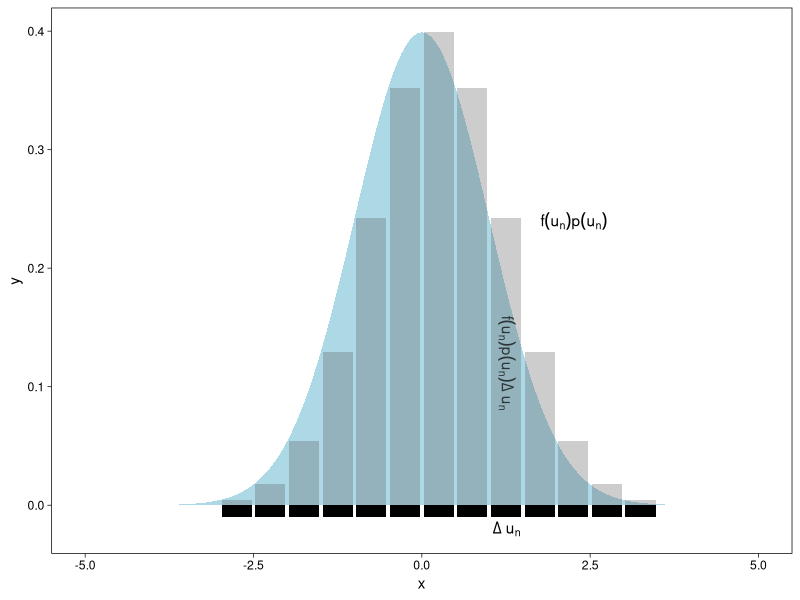
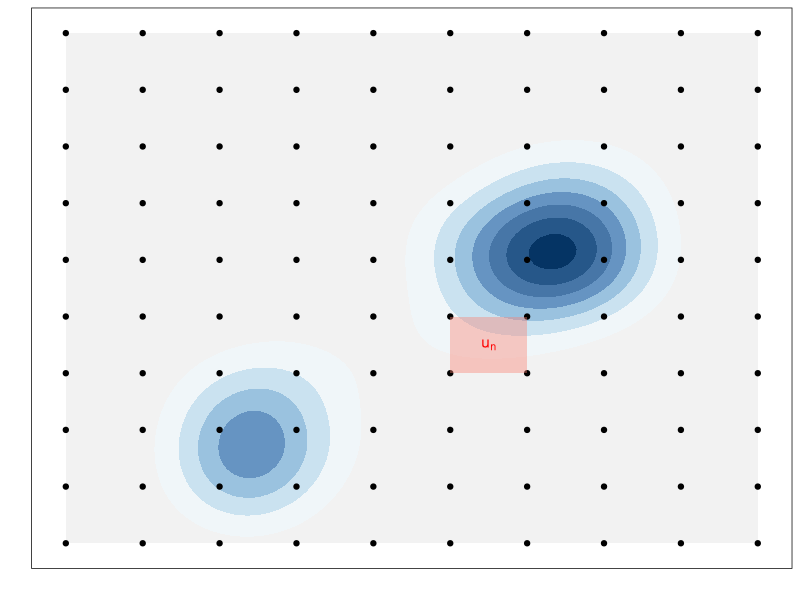
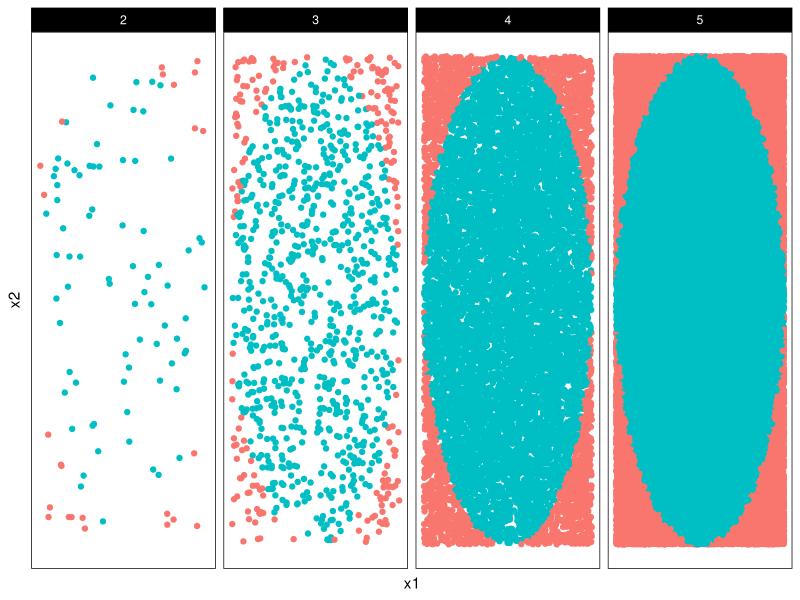
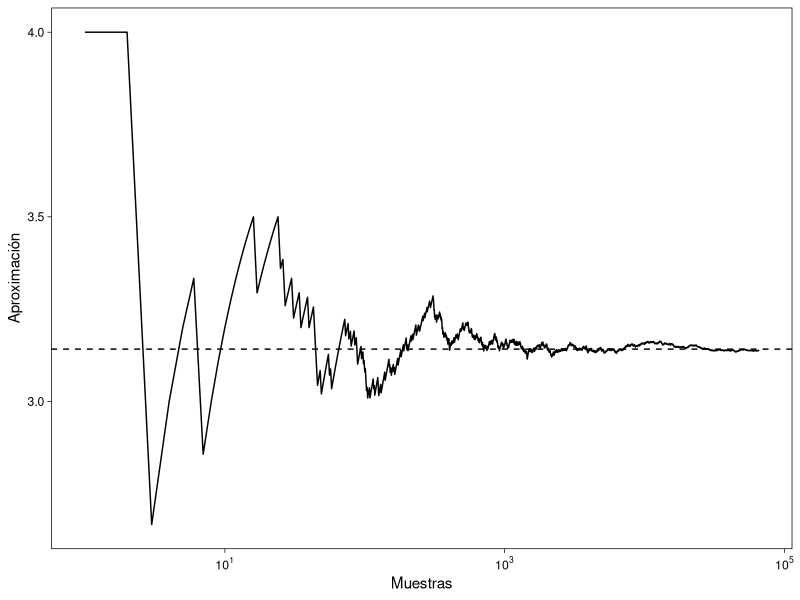
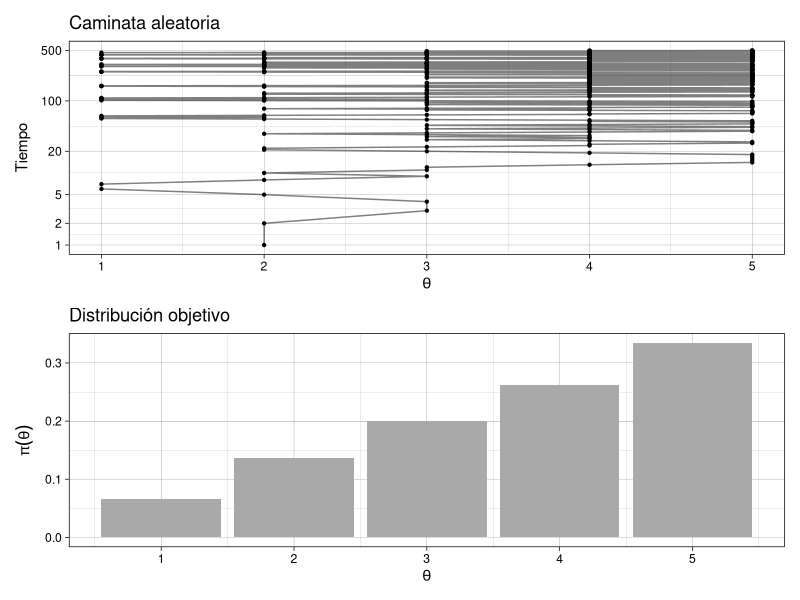
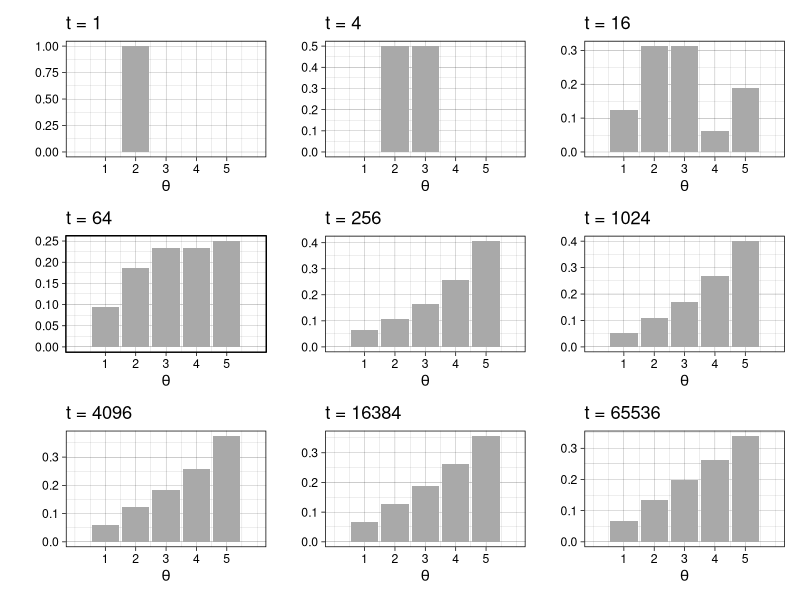
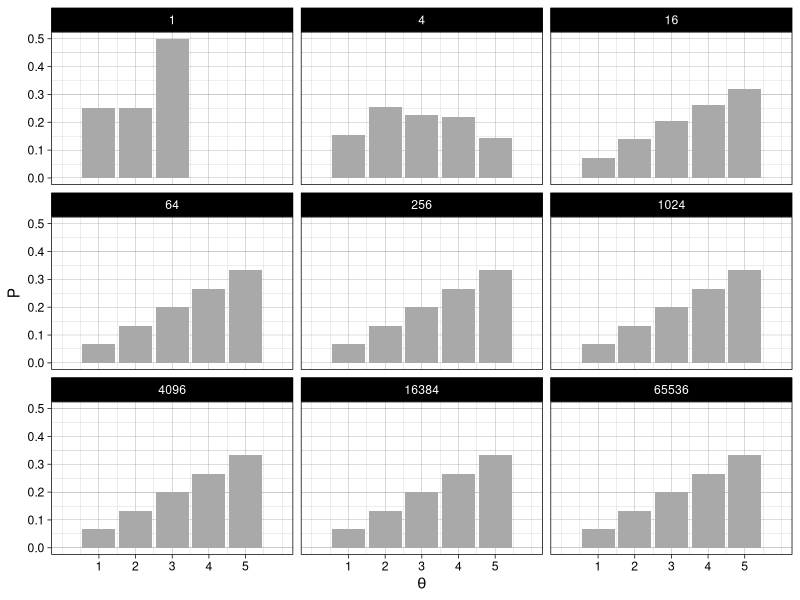
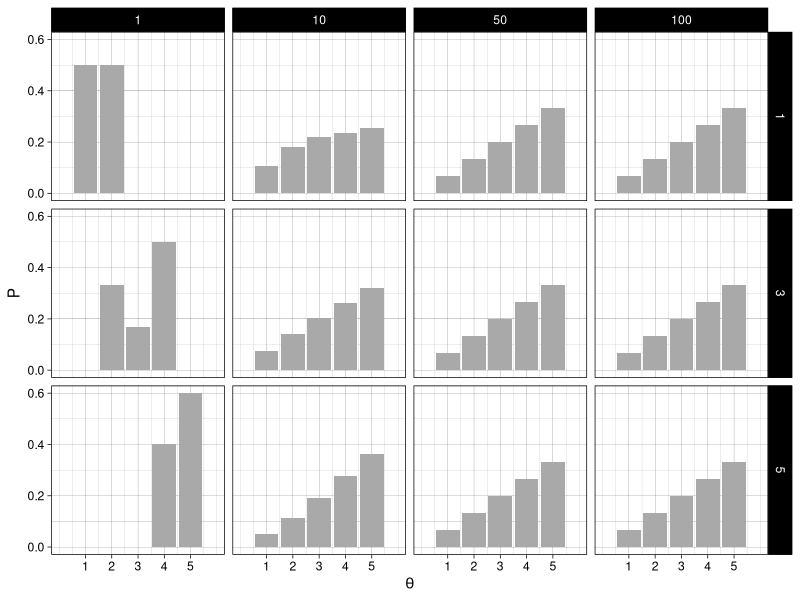

R code for these plots, in order:
## ---- chunk 1
library(tidyverse)
library(patchwork)
library(scales)
knitr::opts_chunk$set(echo = TRUE, message = FALSE, warning=FALSE, 
                      fig.align = 'center', fig.width = 5, fig.height=3, cache = TRUE)
comma <- function(x) format(x, digits = 2, big.mark = ",")
theme_set(theme_linedraw())
color.blues <- c(NA,"#BDD7E7", "#6BAED6", "#3182BD", "#08519C", "#074789", "#063e77", "#053464")
sin_lineas <- theme(panel.grid.major = element_blank(), panel.grid.minor = element_blank())
sin_leyenda <- theme(legend.position = "none")
sin_ejes <- theme(axis.ticks = element_blank(), 
        axis.text = element_blank())
## ---- chunk 2
grid.n <- 11
grid.size <- 6/(grid.n+1)
norm.cuadrature <- tibble(x = seq(-3, 3, by = grid.size), y = dnorm(x) )

## ---- chunk 3

norm.density <- tibble(x = seq(-5, 5, by = .01), 
       y = dnorm(x) ) 
  
norm.cuadrature %>% 
  ggplot(aes(x=x + grid.size/2, y=y)) + 
    geom_area(data = norm.density, aes(x = x, y = y), fill = 'lightblue') + 
    geom_bar(stat="identity", alpha = .3) + 
    geom_bar(aes(x = x + grid.size/2, y = -0.01), fill = 'black', stat="identity") + 
    sin_lineas + xlab('x') + 
    annotate('text', label = expression(Delta~u[n]), x = .01 + 5 * grid.size/2, y = -.02) + 
    annotate('text', label = expression(f(u[n]) * p(u[n]) ), x = .01 + 9 * grid.size/2, y = dnorm(.01 + 4 * grid.size/2)) + 
    annotate('text', label = expression(f(u[n]) * p(u[n]) * Delta~u[n]), 
             x = .01 + 5 * grid.size/2, y = dnorm(.01 + 4 * grid.size/2)/2, 
             angle = -90, alpha = .7)
  

## ---- chunk 4
norm.cuadrature %>% 
  summarise(approx = sum(y * grid.size), N = n()) %>% 
  round(5)
## ---- chunk 5
crear_log_post <- function(n, k){
  function(theta){
    verosim <- k * log(theta) + (n - k) * log(1 - theta)
    inicial <- log(theta)
    log_p_factor <- verosim + inicial
    log_p_factor
  }
}
# observamos 3 éxitos en 4 pruebas:
log_post <- crear_log_post(4, 3)
prob_post <- function(x) { exp(log_post(x))}
# integramos numéricamente
p_x <- integrate(prob_post, lower = 0, upper = 1, subdivisions = 100L)
p_x
## ---- chunk 6
media_funcion <- function(theta){
  theta * prob_post(theta) / p_x$value
}
integral_media <- integrate(media_funcion, lower = 0, upper = 1, subdivisions = 100L)
media_post <- integral_media$value 
media_post
## ---- chunk 7
5/(2+5)
## ---- chunk 8
# Codigo utilizado: 
# https://stackoverflow.com/questions/17521438/geom-rect-and-alpha-does-this-work-with-hard-coded-values

m <- ggplot(faithful, aes(x = eruptions, y = waiting)) +
 xlim(0.5, 6) +
 ylim(40, 110)

grid.size <- 10 - 1

mesh <- expand.grid(x = seq(0.5, 6, by = (6-.5)/grid.size), y = seq(40, 110, by = (110-40)/grid.size))

m + geom_density_2d_filled(aes(alpha = ..level..), bins = 8) + 
  scale_fill_manual(values = color.blues) + 
  sin_lineas + theme(legend.position = "none")  + 
  geom_point(data = mesh, aes(x = x, y = y)) + 
  annotate("rect", xmin = .5 + 5 * (6-.5)/grid.size, 
            xmax = .5 + 6 * (6-.5)/grid.size, 
            ymin = 40 + 3 * (110-40)/grid.size, 
            ymax = 40 + 4 * (110-40)/grid.size,
            linestyle = 'dashed', 
           fill = 'salmon', alpha = .4) + ylab("") + xlab("") + 
  annotate('text', x = .5 + 5.5 * (6-.5)/grid.size, 
                   y = 40 + 3.5 * (110-40)/grid.size, 
           label = expression(u[n]), color = 'red') +
  theme(axis.ticks = element_blank(), 
        axis.text = element_blank())

## ---- chunk 9

genera_dardos <- function(n = 100){
  tibble(x1 = runif(n, min = -1, max = 1), 
         x2 = runif(n, min = -1, max = 1)) %>% 
    mutate(resultado = ifelse(x1**2 + x2**2 <= 1., 1., 0.))
}

dardos <- tibble(n = seq(2,5)) %>% 
  mutate(datos = map(10**n, genera_dardos)) %>% 
  unnest() 

dardos %>% 
  ggplot(aes(x = x1, y = x2)) + 
    geom_point(aes(color = factor(resultado))) + 
    facet_wrap(~n, nrow = 1) + 
    sin_lineas + sin_ejes + sin_leyenda

## ---- chunk 10
set.seed(1087)

genera_dardos(n = 2**16) %>% 
  mutate(n = seq(1, 2**16), 
         approx = cummean(resultado) * 4) %>% 
  ggplot(aes(x = n, y = approx)) + 
    geom_line() + 
    geom_hline(yintercept = pi, linetype = 'dashed') + 
    scale_x_continuous(trans='log10', 
                       labels = trans_format("log10", math_format(10^.x))) + 
    ylab('Aproximación') + xlab("Muestras") + sin_lineas
  

## ---- chunk 11
theta <- rbeta(10000, 5, 2)
media_post <- mean(theta)
momento_2_post <- mean(theta^2)
c(media_post, momento_2_post)
## ---- chunk 12
mean(exp(theta) > 2)
## ---- chunk 13
datos <- tibble(
  sabor = c("fresa", "limón", "mango", "guanábana"),
  n = c(50, 45, 51, 50), gusto = c(36, 35, 42, 29)) %>% 
  mutate(prop_gust = gusto / n)
datos
## ---- chunk 14
datos <- datos %>% 
  mutate(a_post = gusto + 2, b_post = n - gusto + 1)
datos
## ---- chunk 15
simular_conjunta <- function(rep, datos){
  datos %>% mutate(valor_sim = map2_dbl(a_post, b_post, ~ rbeta(1, .x, .y))) %>% 
    select(sabor, valor_sim) 
}
simular_conjunta(1, datos) 
## ---- chunk 16
# esta no es una manera muy rápida, podríamos calcular todas las
# simulaciones de cada parámetro de manera vectorizada
sims_posterior <- tibble(rep = 1:5000) %>% 
  mutate(sims = map(rep, ~ simular_conjunta(.x, datos))) %>% 
  unnest(cols = sims)
sims_posterior
## ---- chunk 17
sims_posterior %>% 
  group_by(rep) %>% 
  mutate(sabor = sabor[which.max(valor_sim)]) %>% 
  group_by(sabor) %>% 
  count() %>% 
  ungroup() %>% 
  mutate(prop = n / sum(n))
## ---- chunk 18

set.seed(1087)

islas <- tibble(islas = 1:5, pob = 1:5)
camina_isla <- function(i){ # i: isla actual
    u <- runif(1) # volado
    v <- ifelse(u < 0.5, i - 1, i + 1)  # isla vecina (índice)
    if (v < 1 | v > 5) { # si estas en los extremos y el volado indica salir
      return(i)
    }
    u2 <- runif(1)
    p_move = min(islas$pob[v] / islas$pob[i], 1)
    if (p_move  > u2) {
        return(v) # isla destino
    }
    else {
      return(i) # me quedo en la misma isla
    }
}
pasos <- 100000
iteraciones <- numeric(pasos)
iteraciones[1] <- sample(1:5, 1) # isla inicial
for (j in 2:pasos) {
    iteraciones[j] <- camina_isla(iteraciones[j - 1])
}
caminata <- tibble(pasos = 1:pasos, isla = iteraciones)
plot_caminata <- ggplot(caminata[1:500, ], aes(x = pasos, y = isla)) +
    geom_point(size = 0.8) +
    geom_path(alpha = 0.5) +
    coord_flip() + 
    labs(title = "Caminata aleatoria") +
    scale_x_continuous(trans = "log10", "Tiempo", breaks = c(1, 2, 5, 20, 100, 500)) +
    scale_y_continuous( expression(theta))
plot_dist <- ggplot(caminata, aes(x = isla)) +
    geom_bar(fill = "darkgray", aes(y = (..count..)/sum(..count..))) +
    scale_x_continuous(expression(theta), breaks = 1:10) +
    labs(title = "Distribución objetivo", 
       y = expression(pi(theta)))
plot_caminata / plot_dist
## ---- chunk 19
t <- 4**(0:8)
plots_list <- map(t, function(i){
    ggplot(caminata[1:i, ], aes(x = isla)) +
        geom_bar(fill = "darkgray", aes(y = (..count..)/sum(..count..))) +
        labs(y = "", x = "", title = paste("t = ", i, sep = "")) +
        scale_x_continuous(expression(theta), breaks = 1:5, limits = c(0, 6))
})
wrap_plots(plots_list)
## ---- chunk 20
library(expm)
transMat <- function(P){ # recibe vector de probabilidades (o población)
    T <- matrix(0, 5, 5)
    n <- length(P - 1) # número de estados
    for (j in 2:n - 1) { # llenamos por fila
        T[j, j - 1] <- 0.5 * min(P[j - 1] / P[j], 1)
        T[j, j] <- 0.5 * (1 - min(P[j - 1] / P[j], 1)) + 
                   0.5 * (1 - min(P[j + 1] / P[j], 1))
        T[j, j + 1] <- 0.5 * min(P[j + 1] / P[j], 1)
    }
    # faltan los casos j = 1 y j = n
    T[1, 1] <- 0.5 + 0.5 * (1 - min(P[2] / P[1], 1))
    T[1, 2] <- 0.5 * min(P[2] / P[1], 1)
    T[n, n] <- 0.5 + 0.5 * (1 - min(P[n - 1] / P[n], 1))
    T[n, n - 1] <- 0.5 * min(P[n - 1] / P[n], 1)
    T
}
T <- transMat(islas$pob)
w <- c(0, 1, rep(0, 3))
t <- 4**(0:8)
expT <- map_df(t, ~data.frame(t = ., w %*% (T %^% .)))
expT_long <- expT %>%
    gather(theta, P, -t) %>% 
    mutate(theta = parse_number(theta))
ggplot(expT_long, aes(x = theta, y = P)) +
    geom_bar(stat = "identity", fill = "darkgray") + 
    facet_wrap(~ t) +
    scale_x_continuous(expression(theta), breaks = 1:5, limits = c(0, 6))
## ---- chunk 21
inicio_p <- function(i){
    w <- rep(0, 5)
    w[i] <- 1
    t <- c(1, 10, 50, 100)
    exp_t <- map_df(t, ~ data.frame(t = .x, inicio = i, w %*% (T %^% .))) %>%
        gather(theta, P, -t, -inicio) %>% 
        mutate(theta = parse_number(theta))
    exp_t
}
exp_t <- map_df(c(1, 3, 5), inicio_p)
ggplot(exp_t, aes(x = as.numeric(theta), y = P)) +
    geom_bar(stat = "identity", fill = "darkgray") + 
    facet_grid(inicio ~ t) +
    scale_x_continuous(expression(theta), breaks = 1:5, limits = c(0, 6))
## ---- chunk 22
crear_metropolis <- function(fun_log, sigma_salto = 0.1){
  # fun_log es la funcion objetivo en escaa logaritmica
  # sigma_salto es la varianza de los saltos en la propuesta
  iterar_metropolis <- function(theta_inicial, n){
    p <- length(theta_inicial)
    nombres <- names(theta_inicial)
    iteraciones <- matrix(0, nrow = n, ncol = p)
    colnames(iteraciones) <- nombres
    iteraciones[1,] <- theta_inicial
    for(i in 2:n){
      theta <- iteraciones[i - 1, ]
      theta_prop <- theta + rnorm(p, 0, sigma_salto)
      # exp(log(p) - log(q)) = p/q
      cociente <- exp(fun_log(theta_prop) - fun_log(theta))
      if(cociente >= 1 || runif(1,0,1) < cociente){
        iteraciones[i, ] <- theta_prop
      } else {
        iteraciones[i, ] <- theta  
      }
    }
    iteraciones_tbl <- iteraciones %>% 
      as_tibble() %>%  
      mutate(iter_num = row_number()) %>% 
      select(iter_num, everything())
    iteraciones_tbl
  }
  iterar_metropolis
}
## ---- chunk 23
exp_no_norm <- function(x) {
  z <- ifelse(x > 0, exp(-0.5 * x), 0)
  log(z)
}

iterador_metro <- crear_metropolis(exp_no_norm, sigma_salto = 0.5)
sims_tbl <- iterador_metro(c(theta = 0.5), 10000)
g_exp_mh <- ggplot(sims_tbl, aes(x = theta)) + 
  geom_histogram(aes(y = ..density..)) + 
  xlim(0, 20) + ggtitle("Metropolis-Hastings")

g_exp_rexp <- tibble(theta = rexp(10000, rate = .5)) %>% 
  ggplot(aes(x = theta)) + 
  geom_histogram(aes(y = ..density..)) + 
  xlim(0, 20) + ggtitle("rexp")

g_exp_mh + g_exp_rexp
## ---- chunk 24
beta_no_norm <- function(x) {
  z <- ifelse(x > 0 && x < 1, (x^2)*(1-x), 0)
  log(z)
}

iterador_metro <- crear_metropolis(beta_no_norm, sigma_salto = 0.04)
sims_metro_tbl <- iterador_metro(c(theta = 0.5), 50000)
sims_indep_tbl <- tibble(iter_num = 1:30000, theta = rbeta(30000, 3, 2))
g_1 <- ggplot(sims_metro_tbl, aes(x = theta)) + 
  geom_histogram(aes(y = ..density..)) +
  labs(subtitle = "Metropolis-Hastings")
g_2 <- ggplot(sims_indep_tbl, aes(x = theta)) + 
  geom_histogram(aes(y = ..density..)) +
  labs(subtitle = "rbeta")
g_1 + g_2
## ---- chunk 25
g_metropolis <- sims_metro_tbl %>% 
  filter(iter_num < 500) %>% 
  ggplot(aes(x = iter_num, y = theta)) +
  geom_line() + labs(subtitle = "Metropolis-Hastings")
g_indep <- sims_indep_tbl %>% 
  filter(iter_num < 500) %>% 
  ggplot(aes(x = iter_num, y = theta)) +
  geom_line() + labs(subtitle = "Independientes")
g_metropolis + g_indep
## ---- chunk 26
media_1 <- sims_metro_tbl %>% summarise(media_post = mean(theta)) %>% pull(media_post)
media_2 <- sims_indep_tbl %>% summarise(media_post = mean(theta)) %>% pull(media_post)
media_exacta <- 3/(3 + 2)
tibble(metodo = c("sim Metropolis-Hastings", "sim Independiente", "exacto"),
       media_post = c(media_1, media_2, media_exacta))
## ---- chunk 27
sim_indep <- tibble(theta = rgamma(10000, 20, 100))
ggplot(sim_indep, aes(x = theta)) + geom_histogram()
## ---- chunk 28
# logaritmo de densidad no normalizada
log_f_dist <- function(x) 210 + dgamma(x, 20, 100, log = TRUE)
# iterar
iterador_metro_chico <- crear_metropolis(log_f_dist, sigma_salto = 0.001)
sims_chico_tbl <- iterador_metro_chico(c(theta = 0.02), 50000)
g_sim <- ggplot(sims_chico_tbl %>% filter(iter_num < 3000), 
                aes(x = iter_num, y = theta)) + 
  geom_line() + 
  ylim(c(0, 0.5))

dist_bplot <- ggplot(tibble(x = rgamma(10000, 20, 100)), 
                     aes(y = x, x = "a")) + 
  geom_violin() + 
  ylab("") + 
  ylim(0, 0.5)

g_sim + dist_bplot + plot_layout(widths = c(5, 1))
## ---- chunk 29
set.seed(831)
iterador_metro_grande <- crear_metropolis(log_f_dist, sigma_salto = 20)
sims_grande_tbl <- iterador_metro_grande(c(theta = 0.02), 50000)

g_sim <- ggplot(sims_grande_tbl %>% filter(iter_num < 3000), 
                aes(x = iter_num, y = theta)) + 
  geom_line() + 
  ylim(c(0, 0.5))

g_sim + dist_bplot + plot_layout(widths = c(5, 1))
## ---- chunk 30
set.seed(831)
iterador_metro_apropiada <- crear_metropolis(log_f_dist, sigma_salto = 0.1)
sims_tbl <-iterador_metro_apropiada(c(theta = 0.02), 50000)
g_sim <- ggplot(sims_tbl %>% filter(iter_num < 3000), 
  aes(x = iter_num, y = theta)) + geom_line() + ylim(c(0, 0.5))
g_sim + dist_bplot + plot_layout(widths = c(5, 1))
## ---- chunk 31
estimaciones_media <- map_dfr(
  list(sims_chico_tbl, sims_grande_tbl, sims_tbl), 
  ~ filter(.x, iter_num < 3000) %>% 
    summarise(media = mean(theta))) %>% 
    mutate(tipo = c("salto chico", "salto grande", "salto apropiado"))
estimaciones_media %>% bind_rows(tibble(tipo = "exacta", media = 20/100)) %>% 
  select(tipo, media)
## ---- chunk 32
set.seed(6222131)
sims_chica_tbl <- iterador_metro_chico(c(theta = 0.02), 5000)
sims_grande_tbl <- iterador_metro_grande(c(theta = 0.02), 5000)
estimaciones_media <- map_dfr(
    list(sims_chica_tbl, sims_grande_tbl, sims_tbl), 
    ~ filter(.x, iter_num < 3000) %>% 
  summarise(media = mean(theta))) %>% 
  mutate(tipo = c("salto chico", "salto grande", "salto apropiado"))
estimaciones_media %>% bind_rows(tibble(tipo = "exacta", media = 20/100)) %>% 
  select(tipo, media)
## ---- chunk 33
crear_log_posterior_norm <- function(x = datos, m_0, n_0, a, b){
  # calcula log_posterior
  log_posterior <- function(mu, sigma){
      log_verosim <- sum(dnorm(x, mu, sigma, log = TRUE))
      tau <- 1 / sigma^2
      log_inicial <- 
        dgamma(tau, a, b, log = TRUE) + 
        dnorm(mu, mu_0, sigma/sqrt(n_0), log = TRUE)
      log_p <- log_verosim + log_inicial
      log_p
  }
  log_posterior
}
## ---- chunk 34
# parametros de inicial y datos
a <- 3
b <- 140
mu_0 <- 175
n_0 <- 5
set.seed(3413)
cantantes <- lattice::singer %>% 
  mutate(estatura_cm = round(2.54 * height)) %>% 
  filter(str_detect(voice.part, "Tenor")) %>% 
  sample_n(20)
## ---- chunk 35
log_p <- crear_log_posterior_norm(cantantes$estatura_cm, mu_0, n_0, a, b) 
log_post <- function(pars) { log_p(pars[1], pars[2]) }
set.seed(823)
metro_normal <- crear_metropolis(log_post, sigma_salto = 0.5)
sim_tbl <- metro_normal(c(mu = 172, sigma = 3), 50000) 
ggplot(sim_tbl %>% filter(iter_num < 100), 
       aes(x = mu, y = sigma)) + 
  geom_path() +
  geom_point()
## ---- chunk 36
g_normal <- ggplot(sim_tbl, aes(x = mu, y = sigma)) + 
  geom_point(alpha = 0.05)+ coord_equal() + ylim(c(0, 14))
g_normal
## ---- chunk 37
sim_tbl %>% summarise(across(is_double, mean))
## ---- chunk 38
crear_log_posterior <- function(x, m_0, sigma_0, inf, sup){
  # calcula log_posterior
  log_posterior <- function(mu, sigma){
      log_verosim <- sum(dnorm(x, mu, sigma, log = TRUE))
      log_inicial <- 
        dunif(sigma, inf, sup, log = TRUE) + 
        dnorm(mu, mu_0, sigma_0, log = TRUE)
      log_p <- log_verosim + log_inicial
      log_p
  }
  log_posterior
}
## ---- chunk 39
log_p <- crear_log_posterior(cantantes$estatura_cm, 175, 3, 2, 20) 
log_post <- function(pars) { log_p(pars[1], pars[2]) }
## ---- chunk 40
set.seed(8231)
metro_normal <- crear_metropolis(log_post, sigma_salto = 0.5)
sim_tbl <- metro_normal(c(mu = 172, sigma = 5), 50000) 
g_normal_2 <- ggplot(sim_tbl, aes(x = mu, y = sigma))  +
  geom_point(alpha = 0.05) + coord_equal() + ylim(c(0, 14))
g_normal + g_normal_2
## ---- chunk 41
sim_tbl %>% summarise(across(is.numeric, mean))
## ---- chunk 42
tau <- rgamma(5000, 3, 150)
sigma <- 1/sqrt(tau)
quantile(sigma, c(0.01,0.1, 0.9, 0.99))
quantile(runif(5000, 2, 25), c(0.01,0.1, 0.9, 0.99))
## ---- chunk 43
sim_formas <- function(p_azar, p_corr){
  tipo <- rbinom(1, 1, 1 - p_azar)
  if(tipo==0){
    # al azar
    x <- rbinom(1, 10, 1/5)
  } else {
    # no al azar
    x <- rbinom(1, 10, p_corr)
  }
  x
}
## ---- chunk 44
set.seed(12)
muestra <- map_dbl(1:200, ~ sim_formas(0.35, 0.5))
qplot(muestra, geom = 'bar')
## ---- chunk 45
qbeta(c(0.1, 0.9), 1, 5) %>% round(2)
## ---- chunk 46
crear_log_posterior <- function(x){
 
  log_posterior <- function(theta_azar, theta_corr){
    log_verosim <- sum(log(theta_azar * dbinom(x, 10, 1/5) + 
                          (1 - theta_azar) * dbinom(x, 10, theta_corr)))
    log_inicial <- dbeta(theta_azar, 1, 5, log = TRUE) +
      dbeta(theta_corr, 7, 3, log = TRUE)
    log_post <- log_verosim + log_inicial
    log_post
  }  
  log_posterior

}
## ---- chunk 47
log_p <- crear_log_posterior(muestra)
log_post <- function(pars) { log_p(pars[1], pars[2]) }
set.seed(8231)
metro_examenes <- crear_metropolis(log_post, sigma_salto = 0.02)
sim_tbl <- metro_examenes(c(theta_azar = 0.5, theta_corr = 0.5), 20000)
g_1 <- ggplot(sim_tbl, aes(x = theta_azar, y = theta_corr))  +
  geom_point(alpha = 0.05) + coord_equal() 
g_1
## ---- chunk 48
f <- c(0.05, 0.5, 0.95)
sim_tbl %>% 
  pivot_longer(-iter_num, names_to = "parametro", values_to = "valor") %>% 
  group_by(parametro) %>% 
  summarise(cuantil = quantile(valor, f), f = f) %>% 
  mutate(cuantil = round(cuantil, 2)) %>% 
  pivot_wider(names_from = f, values_from = cuantil)
